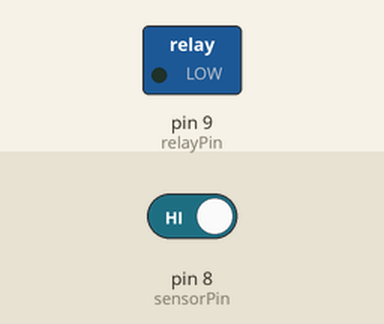
A sketch run on a simulated Arduino Uno, built with avr-gcc and run on an emulated ATmega328P. Parts: switched loads named in the sketch (green lamp = pin HIGH). Inputs (shaded band) come from the test bench; at power-on: pin 8 (sensorPin) HIGH.

Above: at 1.2 s.
1.3 s: pin 8 (sensorPin) driven LOW
At 1.9 s:
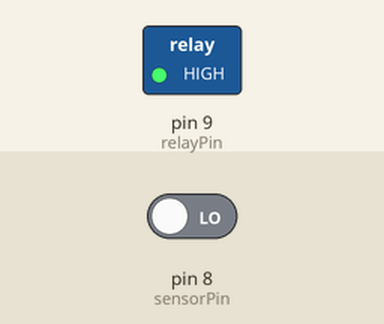
Timing chart, 0 to 4.3 s (numbered marks = the images above; inputs shaded):
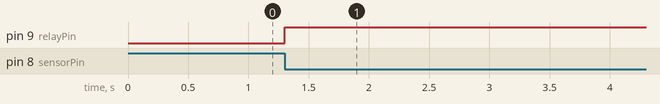

Measured:
- after the input at 1.3 s, pin 9 (relayPin): LOW → HIGH at once

The sketch:

sketch_jan11a.ino
```cpp
#define sensorPin 8
#define relayPin 9

// Variable to store the time when last event happened
unsigned long lastEvent = 0;
boolean relayState = false;    // Variable to store the state of relay

void setup() {
  pinMode(relayPin, OUTPUT);  // Set relay pin as an OUTPUT pin
  pinMode(sensorPin, INPUT);  // Set sensor pin as an INPUT
}

void loop() {
  // Read Sound sensor
  int sensorData = digitalRead(sensorPin);

  // If pin goes LOW, sound is detected
  if (sensorData == LOW) {

    // If 25ms have passed since last LOW state, it means that
    // the clap is detected and not due to any spurious sounds
    if (millis() - lastEvent > 50) {
      //toggle relay and set the output
      relayState = !relayState;
      digitalWrite(relayPin, relayState ? HIGH : LOW);
    }

    // Remember when last event happened
    lastEvent = millis();
  }
}
```
